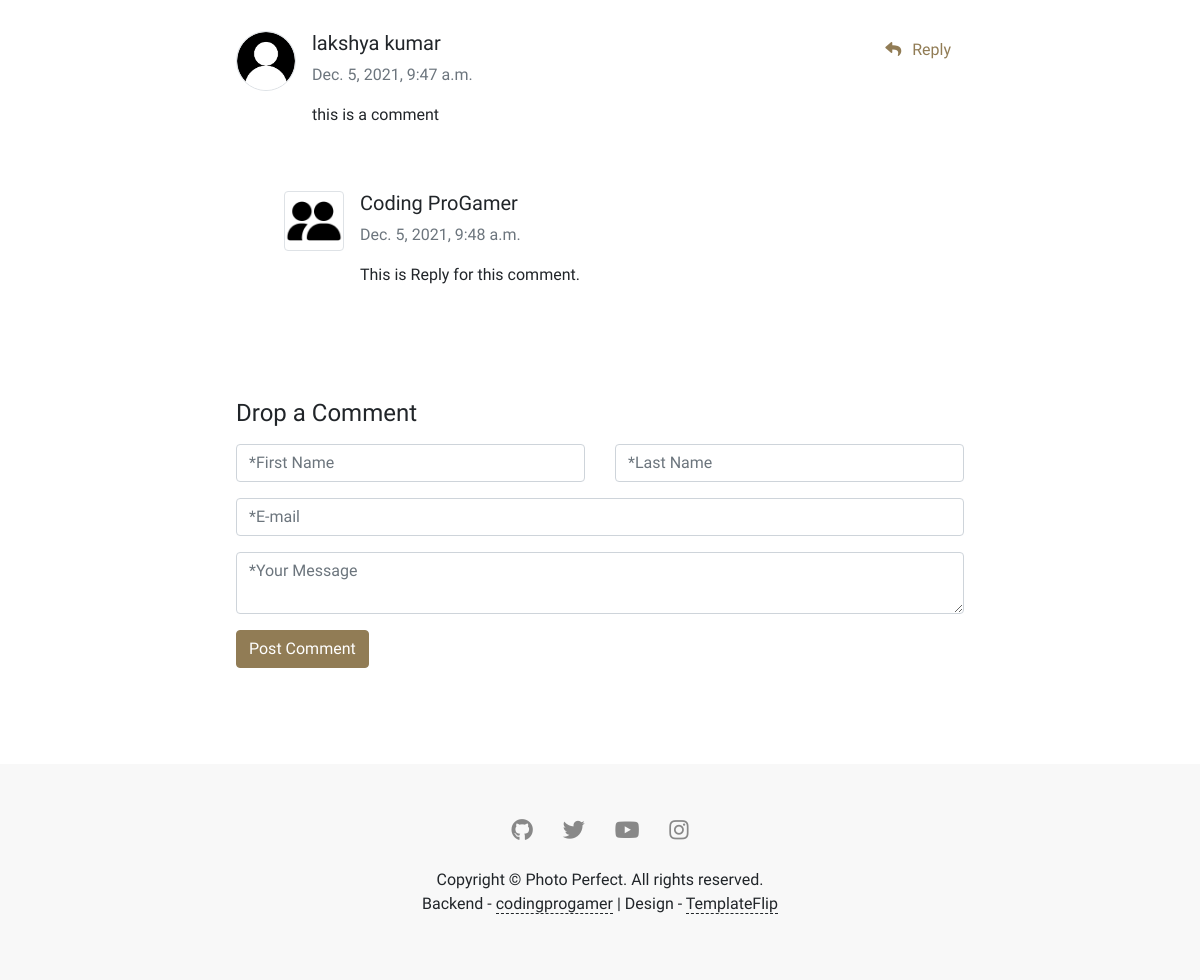
Before: /blog/blogpost/o[ (lower part) with the older database file.
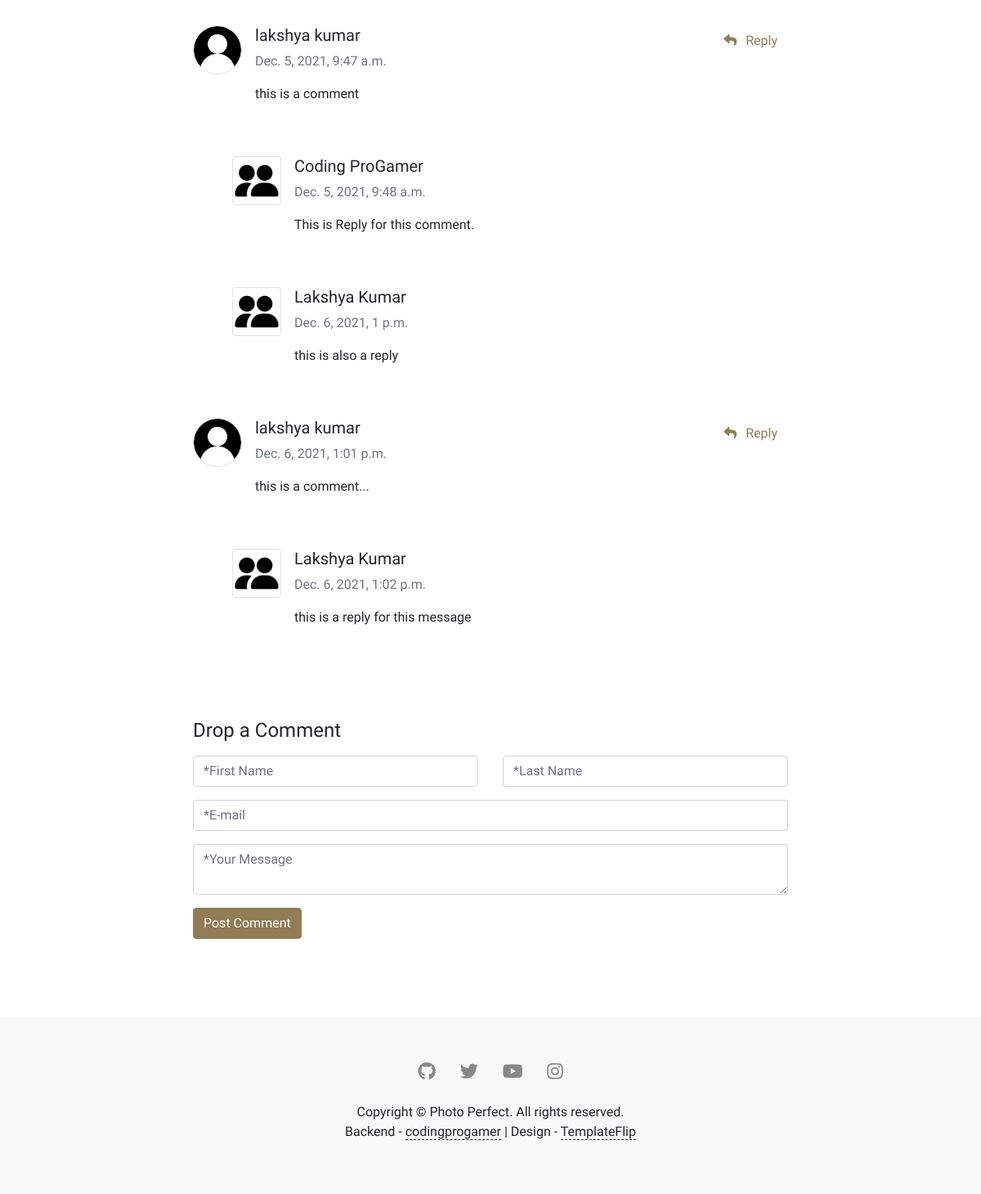
After: the same page with the newer database file.
### blog/models.py (models this page shows, shortened)
class Comment(models.Model):
    sno = models.AutoField(primary_key=True)
    first_name = models.CharField(max_length=100)
    last_name = models.CharField(max_length=100)
    email = models.CharField(max_length=100)
    post = models.ForeignKey(Post, on_delete=models.CASCADE)
    parent = models.ForeignKey('self', on_delete=models.CASCADE, null=True)
    content = models.TextField()
    timeStamp = models.DateTimeField(default=now)

### blog/views.py (the view)
# urls.py: path('blogpost/<str:slug>', views.BlogPost, name='BlogPost'),
def BlogPost(request, slug):
    blog = Post.objects.filter(slug=slug).first()
    comments = Comment.objects.filter(post=blog, parent=None)
    replies = Comment.objects.filter(post=blog).exclude(parent=None)
    replyDict = {}
    for reply in replies:
        if reply.parent.sno not in replyDict.keys():
            replyDict[reply.parent.sno] = [reply]
        else:
            replyDict[reply.parent.sno].append(reply)
    context = {"post": blog, "comments":comments, "replyDict":replyDict}
    return render(request, 'blog/blogpost.html', context)

### blog/templatetags/extras.py (called while the page is built)
@register.filter(name="get_val")
def get_val(dict, key):
    return dict.get(key)

### templates/blog/blogpost.html (shortened to what this page needs)
{% extends 'layout.html' %}
{% load humanize %}
{% load extras %}
{% block body %}
<div class="pp-section pp-container-readable">
  <div class="pp-blog-details">
    <div class="pp-comments" id="pp-comment">
      {% for comment in comments %}
      <div class="media">
        <img class="img-fluid mr-3 border rounded-circle" src="/static/images/user.png" alt="Image" />
        <div class="media-body">
          <div class="h5 mt-0">{{comment.first_name}} {{comment.last_name}}</div>
          <p class="text-muted">{{comment.timeStamp}}</p>
          <p>{{comment.content}}</p>
        </div>
        <a class="btn text-primary" data-toggle="collapse" href="#commentReply{{comment.sno}}" role="button"
          aria-expanded="false" aria-controls="commentReply{{comment.sno}}">
          <i class="fa fa-reply" aria-hidden="true"></i><span>Reply</span>
        </a>
      </div>
      <div class="comment-reply">
        {% for reply in replyDict|get_val:comment.sno %}
        <div class="media pl-5">
          <img class="img-fluid mr-3 border rounded" src="/static/images/reply.png" alt="Image">
          <div class="media-body">
            <div class="h5 mt-0 text-capitalize">{{reply.first_name}} {{reply.last_name}}</div>
            <p class="text-muted">{{reply.timeStamp}}</p>
            <p>{{reply.content}}</p>
          </div>
        </div>
        {% endfor %}
        {% endfor %}
      </div>
    </div>
    <div class="pp-section"></div>
    <div class="row" id="pp-drop-comment">
      <div class="col">
        <div class="h4 mb-3">Drop a Comment</div>
        <form action="/blog/comment" method="POST">
          <div class="row">
            <div class="col-md-6 col-sm-12 mb-3">
              <input class="mr-3 form-control" type="text" name="first_name" placeholder="*First Name" />
            </div>
            <div class="col-md-6 col-sm-12 mb-3">
              <input class="form-control" type="text" name="last_name" placeholder="*Last Name" />
            </div>
          </div>
          <div class="row mb-3">
            <div class="col">
              <input class="form-control" type="email" name="email" placeholder="*E-mail" />
            </div>
          </div>
          <div class="row mb-3">
            <div class="col">
              <textarea class="form-control" name="message" placeholder="*Your Message"></textarea>
            </div>
          </div>
          <div class="row">
            <div class="col">
              <button class="btn btn-primary" type="submit">Post Comment</button>
            </div>
          </div>
        </form>
      </div>
    </div>
  </div>
  {% endblock body %}

### templates/layout.html (shortened to what this page needs)
<!DOCTYPE html>
<html lang="en-US">
<head>
    {% load static %}
    <link href="/static/css/bootstrap.min.css?ver=1.2.0" rel="stylesheet">
    <link href="/static/css/font-awesome/css/all.min.css?ver=1.2.0" rel="stylesheet">
    <link href="/static/css/main.css?ver=1.2.0" rel="stylesheet">
</head>
<body id="top">
    <div class="page">
        <div class="page-content">
            <div class="container">
                {% block body %}{% endblock body %}
                <div class="pp-section"></div>
            </div>
        </div>
    </div>
    <footer class="pp-footer">
        <div class="container py-5">
            <div class="row text-center">
                <div class="col-md-12">
                    <a class="pp-github btn btn-link" href="https://github.com/Lakshyakumar266" target="_blank"><i class="fab fa-github fa-2x " aria-hidden="true"></i></a>
                    <a class="pp-twitter btn btn-link " href="https://twitter.com/codingprogamer" target="_blank"><i class="fab fa-twitter fa-2x " aria-hidden="true"></i></a>
                    <a class="pp-youtube btn btn-link" href="https://www.youtube.com/channel/UCDhOGSUsHnVLsK55b6dS_rw" target="_blank"><i class="fab fa-youtube fa-2x" aria-hidden="true"></i></a>
                    <a class="pp-instagram btn btn-link" href="https://www.instagram.com/codingprogamer/" target="_blank"><i class="fab fa-instagram fa-2x " aria-hidden="true"></i></a>
                </div>
                <div class="col-md-12">
                    <p class="mt-3">Copyright &copy; Photo Perfect. All rights reserved.
                        <br>Backend - <a class="credit" href="https://codingprogamer.in"
                            target="_blank">codingprogamer</a> |
                        Design - <a class="credit" href="https://templateflip.com" target="_blank">TemplateFlip</a>
                    </p>
                </div>
            </div>
        </div>
    </footer>
</body>
</html>

### static/css/main.css (style rules this page uses)
body { background: #ffffff; min-height: 900px; position: relative; background-size: cover; font-family: "Arimo", sans-serif; }
.page { background: white; max-width: 1280px; margin: 0 auto; }
.pp-footer { background: #f8f8f8; }
.pp-footer a.credit { color: inherit; border-bottom: 1px dashed; text-decoration: none; }
.pp-footer .fa-2x { font-size: 22px; }
.pp-footer i { color: #888; }
.pp-container-readable { box-sizing: border-box; margin-left: auto; margin-right: auto; max-width: 760px; width: 100%; padding-right: 1rem; padding-left: 1rem; }
.pp-blog-details { margin-top: 20px; }
.pp-blog-details .pp-comments .media { margin-top: 3rem; }
.pp-blog-details .pp-comments .media .fa { padding-right: 5px; }
.pp-blog-details .pp-comments img { height: 60px; width: 60px; }
.pp-blog-details .pp-comments a { text-decoration: none; }
.pp-blog-details .pp-comments span { padding-left: 6px; }
.pp-section { padding-top: 6rem; }

Changed rows visible on the page:
added Comment: first_name "Lakshya", last_name "Kumar", timeStamp "Dec. 6, 2021, 1 p.m.", content "this is also a reply", shown under "lakshya"
added Comment: first_name "lakshya", last_name "kumar", timeStamp "Dec. 6, 2021, 1:01 p.m.", content "this is a comment..."
added Comment: first_name "Lakshya", last_name "Kumar", timeStamp "Dec. 6, 2021, 1:02 p.m.", content "this is a reply for this message", shown under "lakshya"
